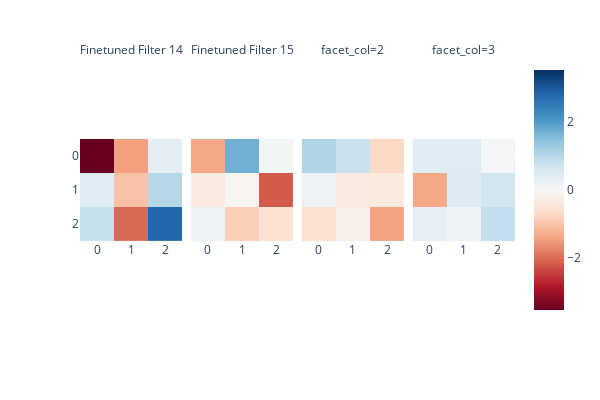
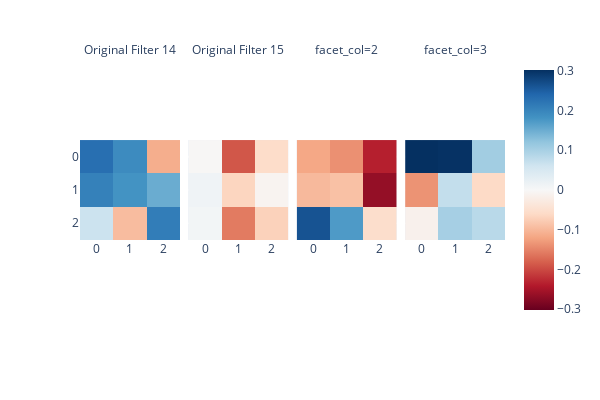

The notebook cell saved with these charts, in order:
### Code cell
orig_filter_w = model.conv1.weight.data[:4]
filter_w.shape
imshow(filter_w.squeeze(), facet_col=0,
       facet_labels=['Finetuned Filter 14', 'Finetuned Filter 15'], height=400, width=600)
imshow(orig_filter_w.squeeze(), facet_col=0,
       facet_labels=['Original Filter 14', 'Original Filter 15'], height=400, width=600)

### Figure 1 — Plotly figure (JSON) as saved in the notebook; plotly's stock layout.template omitted (floating-point values rounded to 4 significant figures)
{"data": [{"coloraxis": "coloraxis", "hovertemplate": "x: %{x}<br>y: %{y}<br>color: %{z}<extra></extra>", "name": "0", "type": "heatmap", "xaxis": "x", "yaxis": "y", "z": [[-3.524, -1.462, 0.3587], [0.4218, -1.032, 1.009], [0.8129, -2.024, 2.78]]}, {"coloraxis": "coloraxis", "hovertemplate": "x: %{x}<br>y: %{y}<br>color: %{z}<extra></extra>", "name": "1", "type": "heatmap", "xaxis": "x2", "yaxis": "y2", "z": [[-1.351, 1.706, 0.0958], [-0.3193, -0.08733, -2.17], [0.1756, -0.8664, -0.5674]]}, {"coloraxis": "coloraxis", "hovertemplate": "x: %{x}<br>y: %{y}<br>color: %{z}<extra></extra>", "name": "2", "type": "heatmap", "xaxis": "x3", "yaxis": "y3", "z": [[1.063, 0.788, -0.7224], [0.1938, -0.3424, -0.3389], [-0.5772, -0.195, -1.428]]}, {"coloraxis": "coloraxis", "hovertemplate": "x: %{x}<br>y: %{y}<br>color: %{z}<extra></extra>", "name": "3", "type": "heatmap", "xaxis": "x4", "yaxis": "y4", "z": [[0.4255, 0.4434, 0.06552], [-1.362, 0.4604, 0.6621], [0.2977, 0.1678, 0.8597]]}], "layout": {"annotations": [{"font": {}, "showarrow": false, "text": "Finetuned Filter 14", "x": 0.1175, "xanchor": "center", "xref": "paper", "y": 1, "yanchor": "bottom", "yref": "paper"}, {"font": {}, "showarrow": false, "text": "Finetuned Filter 15", "x": 0.3725, "xanchor": "center", "xref": "paper", "y": 1, "yanchor": "bottom", "yref": "paper"}, {"font": {}, "showarrow": false, "text": "facet_col=2", "x": 0.6275, "xanchor": "center", "xref": "paper", "y": 1, "yanchor": "bottom", "yref": "paper"}, {"font": {}, "showarrow": false, "text": "facet_col=3", "x": 0.8825, "xanchor": "center", "xref": "paper", "y": 1, "yanchor": "bottom", "yref": "paper"}], "coloraxis": {"cmid": 0, "colorscale": [[0, "rgb(103,0,31)"], [0.1, "rgb(178,24,43)"], [0.2, "rgb(214,96,77)"], [0.3, "rgb(244,165,130)"], [0.4, "rgb(253,219,199)"], [0.5, "rgb(247,247,247)"], [0.6, "rgb(209,229,240)"], [0.7, "rgb(146,197,222)"], [0.8, "rgb(67,147,195)"], [0.9, "rgb(33,102,172)"], [1, "rgb(5,48,97)"]]}, "height": 400, "margin": {"t": 60}, "width": 600, "xaxis": {"anchor": "y", "constrain": "domain", "domain": [0, 0.235], "scaleanchor": "y"}, "xaxis2": {"anchor": "y2", "domain": [0.255, 0.49], "matches": "x"}, "xaxis3": {"anchor": "y3", "domain": [0.51, 0.745], "matches": "x"}, "xaxis4": {"anchor": "y4", "domain": [0.765, 1.0], "matches": "x"}, "yaxis": {"anchor": "x", "autorange": "reversed", "constrain": "domain", "domain": [0, 1]}, "yaxis2": {"anchor": "x2", "domain": [0, 1], "matches": "y", "showticklabels": false}, "yaxis3": {"anchor": "x3", "domain": [0, 1], "matches": "y", "showticklabels": false}, "yaxis4": {"anchor": "x4", "domain": [0, 1], "matches": "y", "showticklabels": false}}}

### Figure 2 — Plotly figure (JSON) as saved in the notebook; plotly's stock layout.template omitted (floating-point values rounded to 4 significant figures)
{"data": [{"coloraxis": "coloraxis", "hovertemplate": "x: %{x}<br>y: %{y}<br>color: %{z}<extra></extra>", "name": "0", "type": "heatmap", "xaxis": "x", "yaxis": "y", "z": [[0.2292, 0.1914, -0.1109], [0.2054, 0.1816, 0.1516], [0.06505, -0.09512, 0.2112]]}, {"coloraxis": "coloraxis", "hovertemplate": "x: %{x}<br>y: %{y}<br>color: %{z}<extra></extra>", "name": "1", "type": "heatmap", "xaxis": "x2", "yaxis": "y2", "z": [[-0.003018, -0.1892, -0.05678], [0.01259, -0.06641, -0.009003], [0.007389, -0.158, -0.07098]]}, {"coloraxis": "coloraxis", "hovertemplate": "x: %{x}<br>y: %{y}<br>color: %{z}<extra></extra>", "name": "2", "type": "heatmap", "xaxis": "x3", "yaxis": "y3", "z": [[-0.1172, -0.1394, -0.2359], [-0.09799, -0.08989, -0.2655], [0.2625, 0.1732, -0.05433]]}, {"coloraxis": "coloraxis", "hovertemplate": "x: %{x}<br>y: %{y}<br>color: %{z}<extra></extra>", "name": "3", "type": "heatmap", "xaxis": "x4", "yaxis": "y4", "z": [[0.3021, 0.2998, 0.106], [-0.1362, 0.07401, -0.06081], [-0.01443, 0.1016, 0.08319]]}], "layout": {"annotations": [{"font": {}, "showarrow": false, "text": "Original Filter 14", "x": 0.1175, "xanchor": "center", "xref": "paper", "y": 1, "yanchor": "bottom", "yref": "paper"}, {"font": {}, "showarrow": false, "text": "Original Filter 15", "x": 0.3725, "xanchor": "center", "xref": "paper", "y": 1, "yanchor": "bottom", "yref": "paper"}, {"font": {}, "showarrow": false, "text": "facet_col=2", "x": 0.6275, "xanchor": "center", "xref": "paper", "y": 1, "yanchor": "bottom", "yref": "paper"}, {"font": {}, "showarrow": false, "text": "facet_col=3", "x": 0.8825, "xanchor": "center", "xref": "paper", "y": 1, "yanchor": "bottom", "yref": "paper"}], "coloraxis": {"cmid": 0, "colorscale": [[0, "rgb(103,0,31)"], [0.1, "rgb(178,24,43)"], [0.2, "rgb(214,96,77)"], [0.3, "rgb(244,165,130)"], [0.4, "rgb(253,219,199)"], [0.5, "rgb(247,247,247)"], [0.6, "rgb(209,229,240)"], [0.7, "rgb(146,197,222)"], [0.8, "rgb(67,147,195)"], [0.9, "rgb(33,102,172)"], [1, "rgb(5,48,97)"]]}, "height": 400, "margin": {"t": 60}, "width": 600, "xaxis": {"anchor": "y", "constrain": "domain", "domain": [0, 0.235], "scaleanchor": "y"}, "xaxis2": {"anchor": "y2", "domain": [0.255, 0.49], "matches": "x"}, "xaxis3": {"anchor": "y3", "domain": [0.51, 0.745], "matches": "x"}, "xaxis4": {"anchor": "y4", "domain": [0.765, 1.0], "matches": "x"}, "yaxis": {"anchor": "x", "autorange": "reversed", "constrain": "domain", "domain": [0, 1]}, "yaxis2": {"anchor": "x2", "domain": [0, 1], "matches": "y", "showticklabels": false}, "yaxis3": {"anchor": "x3", "domain": [0, 1], "matches": "y", "showticklabels": false}, "yaxis4": {"anchor": "x4", "domain": [0, 1], "matches": "y", "showticklabels": false}}}
